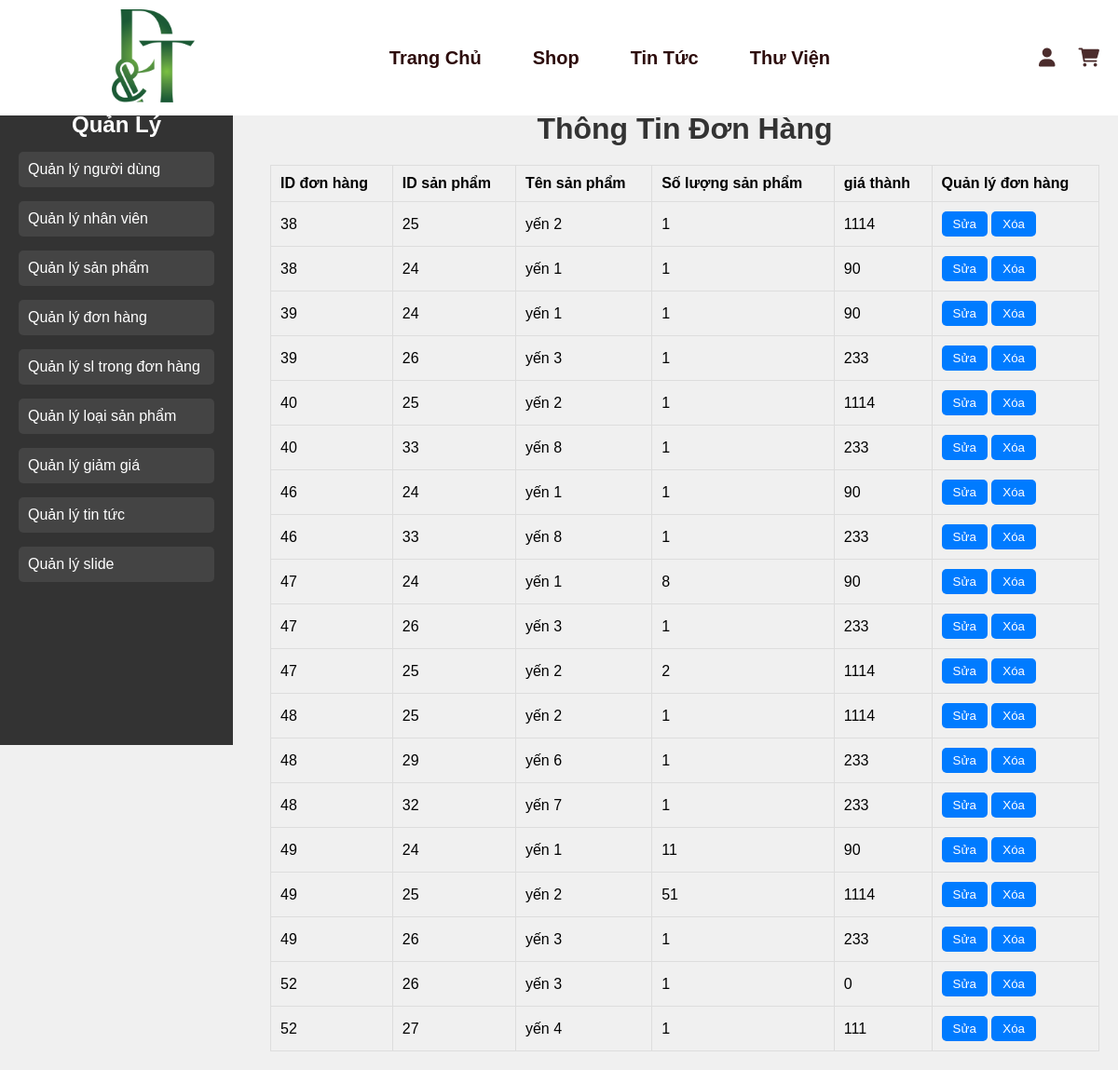
Page /Quanly/qlslsp.php on the committed database.
### tables this page shows
CREATE TABLE `oder_detail` (
  `detail_id` int(5) NOT NULL,
  `product_id` int(5) NOT NULL,
  `oder_id` int(5) NOT NULL,
  `quantity_oder` int(11) NOT NULL,
  `price_oder` int(11) NOT NULL
);

CREATE TABLE `oder` (
  `oder_id` int(5) NOT NULL,
  `address` varchar(50) NOT NULL,
  `oder_date` timestamp NOT NULL DEFAULT current_timestamp(),
  `description` varchar(200) NOT NULL,
  `status_id` int(5) NOT NULL,
  `customer_id` int(11) NOT NULL,
  `total_price` int(11) NOT NULL
);

CREATE TABLE `product` (
  `product_id` int(5) NOT NULL,
  `product_name` varchar(50) NOT NULL,
  `describe_product` varchar(2048) NOT NULL,
  `quantity` int(11) NOT NULL,
  `price` double NOT NULL,
  `img` varchar(50) NOT NULL,
  `create_at` timestamp NOT NULL DEFAULT current_timestamp(),
  `type_id` int(5) NOT NULL,
  `saleoff_id` int(5) NOT NULL
);

### Quanly/qlslsp.php (the view, shortened to what this page needs)
<?php
include '../Thanhgiaodien/header.php';
include '../database/connect.php';
?>
<!DOCTYPE html>
<html lang="vi">
<?php
$sql1 = "SELECT *
          FROM `oder_detail`
          JOIN oder ON `oder_detail`.oder_id = oder.oder_id
          JOIN product ON `oder_detail`.product_id = product.product_id
          ";
$query = mysqli_query($conn, $sql1);
?>
<head>
    <link rel="stylesheet" href="../csspage/manage.css">
</head>
<body>
    <div class="container">
        <div class="sidebar">
            <h2>Quản Lý</h2>
            <ul>
                <li><a href="../Quanly/nguoidung.php">Quản lý người dùng</a></li>
                <li><a href="../Quanly/nhanvien.php">Quản lý nhân viên</a></li>
                <li><a href="../Quanly/sanpham.php">Quản lý sản phẩm</a></li>
                <li><a href="../Quanly/donhang.php">Quản lý đơn hàng</a></li>
                <li><a href="../Quanly/qlslsp.php">Quản lý sl trong đơn hàng</a></li>
                <li><a href="../Quanly/loaisp.php">Quản lý loại sản phẩm</a></li>
                <li><a href="../Quanly/giamgia.php">Quản lý giảm giá</a></li>
                <li><a href="../Quanly/tintuc.php">Quản lý tin tức</a></li>
                <li><a href="../Quanly/slide.php">Quản lý slide</a></li>
            </ul>
        </div>
        <div class="main-content">
            <h1 class="h1">Thông Tin Đơn Hàng</h1>
            <table class="table">
                <thead>
                    <tr>
                        <th>ID đơn hàng</th>
                        <th>ID sản phẩm</th>
                        <th>Tên sản phẩm</th>
                        <th>Số lượng sản phẩm</th>
                        <th>giá thành</th>
                        <th>Quản lý đơn hàng</th>
                    </tr>
                </thead>
                <tbody>
                    <?php
                    if (mysqli_num_rows($query) > 0) {
                        while ($row = mysqli_fetch_assoc($query)) { ?>
                            <tr>
                                <td><?= $row['oder_id'] ?></td>
                                <td><?= $row['product_id'] ?></td>
                                <td><?= $row['product_name'] ?></td>
                                <td><?= $row['quantity_oder'] ?></td>
                                <td><?= $row['price_oder'] ?></td>
                                <td>
                                    <button class="btn">
                                        <a href="suahd.php?id=<?= $row['oder_id'] ?>"
                                            style="text-decoration:none; color:inherit;">Sửa</a>
                                    </button>
                                    <button class="btn">
                                        <a onclick="return Delete('hóa đơn')" href="xoahd.php?id=<?= $row['oder_id']; ?>"
                                            style="text-decoration:none; color:inherit;">Xóa</a>
                                    </button>
                                </td>
                            </tr>
                    <?php }
                    } else {
                        echo "<tr>
                    <td colspan='9'>Không có sản phẩm nào</td>
                    </tr>";
                    } ?>
                </tbody>
            </table>
        </div>
    </div>
</body>
</html>

### csspage/head.css (style rules this page uses)
* { margin: 0; padding: 0; box-sizing: border-box; }
body { background-color: rgb(255, 255, 255); }

### csspage/manage.css (style rules this page uses)
body { position: relative; top: 30px; font-family: Arial, sans-serif; background-color: #f0f0f0; margin: 0; padding: 0; }
.container { display: flex; margin-top: 70px; }
.sidebar { width: 250px; background-color: #333; color: white; padding: 20px; height: 700px; position: fixed; top: 100px; left: 0; }
.sidebar h2 { color: white; text-align: center; }
.sidebar ul { list-style: none; padding: 0; }
.sidebar ul li { margin: 15px 0; }
.sidebar ul li a { color: white; text-decoration: none; display: block; padding: 10px; background-color: #444; border-radius: 5px; }
.main-content { margin-left: 270px; width: calc(100% - 270px); padding: 20px; }
.h1 { color: #333; text-align: center; margin-bottom: 20px; }
.table { width: 100%; border-collapse: collapse; }
.table th, .table td { border: 1px solid #ddd; padding: 10px; text-align: left; }
.table th { background-color: #f0f0f0; }
.btn { padding: 6px 12px; background-color: #007bff; color: white; border: none; border-radius: 5px; cursor: pointer; transition: background-color 0.3s ease; }

### rows in the picture
oder_detail: oder.oder_id "38", product.product_id "25", product.product_name "yến 2", quantity_oder "1", price_oder "1114"
oder_detail: oder.oder_id "38", product.product_id "24", product.product_name "yến 1", quantity_oder "1", price_oder "90"
oder_detail: oder.oder_id "39", product.product_id "24", product.product_name "yến 1", quantity_oder "1", price_oder "90"
oder_detail: oder.oder_id "39", product.product_id "26", product.product_name "yến 3", quantity_oder "1", price_oder "233"
oder_detail: oder.oder_id "40", product.product_id "25", product.product_name "yến 2", quantity_oder "1", price_oder "1114"
oder_detail: oder.oder_id "40", product.product_id "33", product.product_name "yến 8", quantity_oder "1", price_oder "233"
oder_detail: oder.oder_id "46", product.product_id "24", product.product_name "yến 1", quantity_oder "1", price_oder "90"
oder_detail: oder.oder_id "46", product.product_id "33", product.product_name "yến 8", quantity_oder "1", price_oder "233"
oder_detail: oder.oder_id "47", product.product_id "24", product.product_name "yến 1", quantity_oder "8", price_oder "90"
oder_detail: oder.oder_id "47", product.product_id "26", product.product_name "yến 3", quantity_oder "1", price_oder "233"
oder_detail: oder.oder_id "47", product.product_id "25", product.product_name "yến 2", quantity_oder "2", price_oder "1114"
oder_detail: oder.oder_id "48", product.product_id "25", product.product_name "yến 2", quantity_oder "1", price_oder "1114"
oder_detail: oder.oder_id "48", product.product_id "29", product.product_name "yến 6", quantity_oder "1", price_oder "233"
oder_detail: oder.oder_id "48", product.product_id "32", product.product_name "yến 7", quantity_oder "1", price_oder "233"
oder_detail: oder.oder_id "49", product.product_id "24", product.product_name "yến 1", quantity_oder "11", price_oder "90"
oder_detail: oder.oder_id "49", product.product_id "25", product.product_name "yến 2", quantity_oder "51", price_oder "1114"
oder_detail: oder.oder_id "49", product.product_id "26", product.product_name "yến 3", quantity_oder "1", price_oder "233"
oder_detail: oder.oder_id "52", product.product_id "26", product.product_name "yến 3", quantity_oder "1", price_oder "0"
oder_detail: oder.oder_id "52", product.product_id "27", product.product_name "yến 4", quantity_oder "1", price_oder "111"
